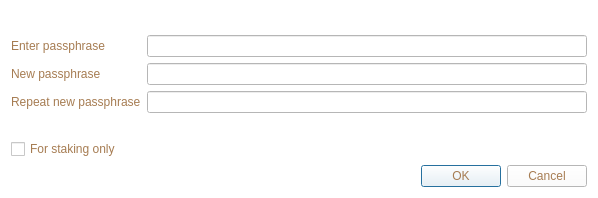
<?xml version="1.0" encoding="UTF-8"?>
<ui version="4.0">
 <class>AskPassphraseDialog</class>
 <widget class="QDialog" name="AskPassphraseDialog">
  <property name="geometry">
   <rect>
    <x>0</x>
    <y>0</y>
    <width>598</width>
    <height>198</height>
   </rect>
  </property>
  <property name="sizePolicy">
   <sizepolicy hsizetype="Preferred" vsizetype="Minimum">
    <horstretch>0</horstretch>
    <verstretch>0</verstretch>
   </sizepolicy>
  </property>
  <property name="minimumSize">
   <size>
    <width>550</width>
    <height>0</height>
   </size>
  </property>
  <property name="windowTitle">
   <string>Passphrase Dialog</string>
  </property>
  <property name="styleSheet">
   <string notr="true">background-color: white;
color: rgb(166, 124, 82);</string>
  </property>
  <layout class="QVBoxLayout" name="verticalLayout">
   <item>
    <widget class="QLabel" name="warningLabel">
     <property name="textFormat">
      <enum>Qt::RichText</enum>
     </property>
     <property name="wordWrap">
      <bool>true</bool>
     </property>
    </widget>
   </item>
   <item>
    <layout class="QFormLayout" name="formLayout">
     <property name="fieldGrowthPolicy">
      <enum>QFormLayout::AllNonFixedFieldsGrow</enum>
     </property>
     <item row="0" column="0">
      <widget class="QLabel" name="passLabel1">
       <property name="text">
        <string>Enter passphrase</string>
       </property>
      </widget>
     </item>
     <item row="0" column="1">
      <widget class="QLineEdit" name="passEdit1">
       <property name="echoMode">
        <enum>QLineEdit::Password</enum>
       </property>
      </widget>
     </item>
     <item row="1" column="0">
      <widget class="QLabel" name="passLabel2">
       <property name="text">
        <string>New passphrase</string>
       </property>
      </widget>
     </item>
     <item row="1" column="1">
      <widget class="QLineEdit" name="passEdit2">
       <property name="echoMode">
        <enum>QLineEdit::Password</enum>
       </property>
      </widget>
     </item>
     <item row="2" column="0">
      <widget class="QLabel" name="passLabel3">
       <property name="text">
        <string>Repeat new passphrase</string>
       </property>
      </widget>
     </item>
     <item row="2" column="1">
      <widget class="QLineEdit" name="passEdit3">
       <property name="echoMode">
        <enum>QLineEdit::Password</enum>
       </property>
      </widget>
     </item>
     <item row="3" column="1">
      <widget class="QLabel" name="capsLabel">
       <property name="font">
        <font>
         <weight>75</weight>
         <bold>true</bold>
        </font>
       </property>
       <property name="text">
        <string/>
       </property>
       <property name="alignment">
        <set>Qt::AlignCenter</set>
       </property>
      </widget>
     </item>
     <item row="4" column="0">
      <widget class="QCheckBox" name="stakingCheckBox">
       <property name="enabled">
        <bool>true</bool>
       </property>
       <property name="visible">
        <bool>false</bool>
       </property>
       <property name="toolTip">
        <string>Serves to disable the trivial sendmoney when OS account compromised. Provides no real security.</string>
       </property>
       <property name="text">
        <string>For staking only</string>
       </property>
      </widget>
     </item>
    </layout>
   </item>
   <item>
    <widget class="QDialogButtonBox" name="buttonBox">
     <property name="orientation">
      <enum>Qt::Horizontal</enum>
     </property>
     <property name="standardButtons">
      <set>QDialogButtonBox::Cancel|QDialogButtonBox::Ok</set>
     </property>
    </widget>
   </item>
  </layout>
 </widget>
 <resources/>
 <connections>
  <connection>
   <sender>buttonBox</sender>
   <signal>accepted()</signal>
   <receiver>AskPassphraseDialog</receiver>
   <slot>accept()</slot>
   <hints>
    <hint type="sourcelabel">
     <x>248</x>
     <y>254</y>
    </hint>
    <hint type="destinationlabel">
     <x>157</x>
     <y>274</y>
    </hint>
   </hints>
  </connection>
  <connection>
   <sender>buttonBox</sender>
   <signal>rejected()</signal>
   <receiver>AskPassphraseDialog</receiver>
   <slot>reject()</slot>
   <hints>
    <hint type="sourcelabel">
     <x>316</x>
     <y>260</y>
    </hint>
    <hint type="destinationlabel">
     <x>286</x>
     <y>274</y>
    </hint>
   </hints>
  </connection>
 </connections>
</ui>
